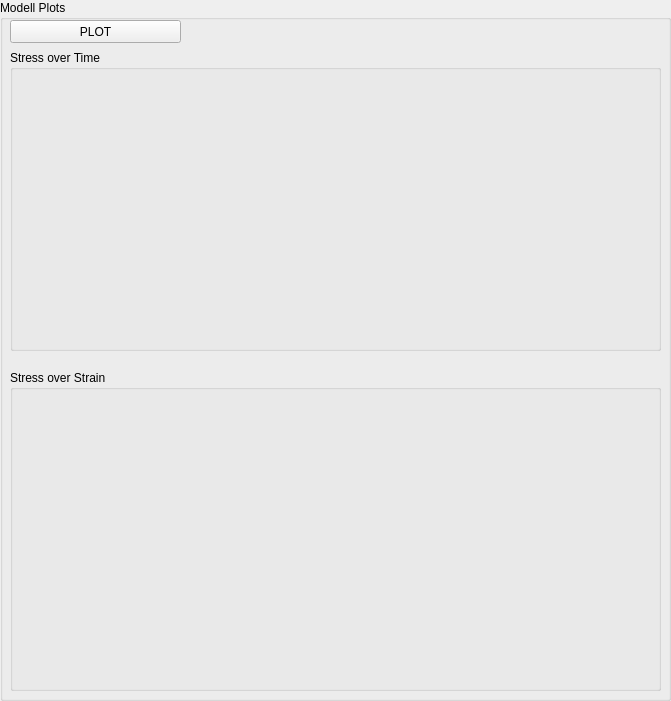
  <widget class="QGroupBox" name="Modell_Plot">
   <property name="enabled">
    <bool>true</bool>
   </property>
   <property name="geometry">
    <rect>
     <x>580</x>
     <y>10</y>
     <width>671</width>
     <height>701</height>
    </rect>
   </property>
   <property name="sizePolicy">
    <sizepolicy hsizetype="Preferred" vsizetype="Preferred">
     <horstretch>8</horstretch>
     <verstretch>8</verstretch>
    </sizepolicy>
   </property>
   <property name="title">
    <string>Modell Plots</string>
   </property>
   <widget class="QGroupBox" name="Stress_Time_Plot">
    <property name="geometry">
     <rect>
      <x>10</x>
      <y>50</y>
      <width>651</width>
      <height>301</height>
     </rect>
    </property>
    <property name="title">
     <string>Stress over Time</string>
    </property>
    <widget class="QWidget" name="PLOT_WIN_STRESS_TIME" native="true">
     <property name="geometry">
      <rect>
       <x>20</x>
       <y>20</y>
       <width>621</width>
       <height>271</height>
      </rect>
     </property>
     <property name="layoutDirection">
      <enum>Qt::LeftToRight</enum>
     </property>
     <property name="autoFillBackground">
      <bool>false</bool>
     </property>
     <widget class="QWidget" name="verticalLayoutWidget_2">
      <property name="geometry">
       <rect>
        <x>0</x>
        <y>0</y>
        <width>621</width>
        <height>221</height>
       </rect>
      </property>
      <layout class="QVBoxLayout" name="PLOT_BOX_STRESS_TIME"/>
     </widget>
     <widget class="QWidget" name="verticalLayoutWidget">
      <property name="geometry">
       <rect>
        <x>0</x>
        <y>220</y>
        <width>621</width>
        <height>51</height>
       </rect>
      </property>
      <layout class="QVBoxLayout" name="TOOL_BOX_STRESS_TIME"/>
     </widget>
    </widget>
   </widget>
   <widget class="QGroupBox" name="Stress_Strain_Plot">
    <property name="geometry">
     <rect>
      <x>10</x>
      <y>370</y>
      <width>651</width>
      <height>321</height>
     </rect>
    </property>
    <property name="title">
     <string>Stress over Strain</string>
    </property>
    <widget class="QWidget" name="PLOT_WIN_STRESS_STRAIN" native="true">
     <property name="geometry">
      <rect>
       <x>20</x>
       <y>20</y>
       <width>621</width>
       <height>291</height>
      </rect>
     </property>
     <property name="layoutDirection">
      <enum>Qt::LeftToRight</enum>
     </property>
     <property name="autoFillBackground">
      <bool>false</bool>
     </property>
     <widget class="QWidget" name="verticalLayoutWidget_3">
      <property name="geometry">
       <rect>
        <x>0</x>
        <y>0</y>
        <width>621</width>
        <height>241</height>
       </rect>
      </property>
      <layout class="QVBoxLayout" name="PLOT_BOX_STRESS_STRAIN"/>
     </widget>
     <widget class="QWidget" name="verticalLayoutWidget_4">
      <property name="geometry">
       <rect>
        <x>0</x>
        <y>240</y>
        <width>621</width>
        <height>51</height>
       </rect>
      </property>
      <layout class="QVBoxLayout" name="TOOL_BOX_STRESS_STRAIN"/>
     </widget>
    </widget>
   </widget>
   <widget class="QPushButton" name="PLOT_MODEL">
    <property name="geometry">
     <rect>
      <x>10</x>
      <y>20</y>
      <width>171</width>
      <height>23</height>
     </rect>
    </property>
    <property name="text">
     <string>PLOT</string>
    </property>
   </widget>
   <widget class="QLabel" name="LOGO_THM">
    <property name="geometry">
     <rect>
      <x>300</x>
      <y>10</y>
      <width>361</width>
      <height>41</height>
     </rect>
    </property>
    <property name="text">
     <string/>
    </property>
    <property name="pixmap">
     <pixmap>PIC/logo.png</pixmap>
    </property>
    <property name="scaledContents">
     <bool>true</bool>
    </property>
   </widget>
  </widget>
